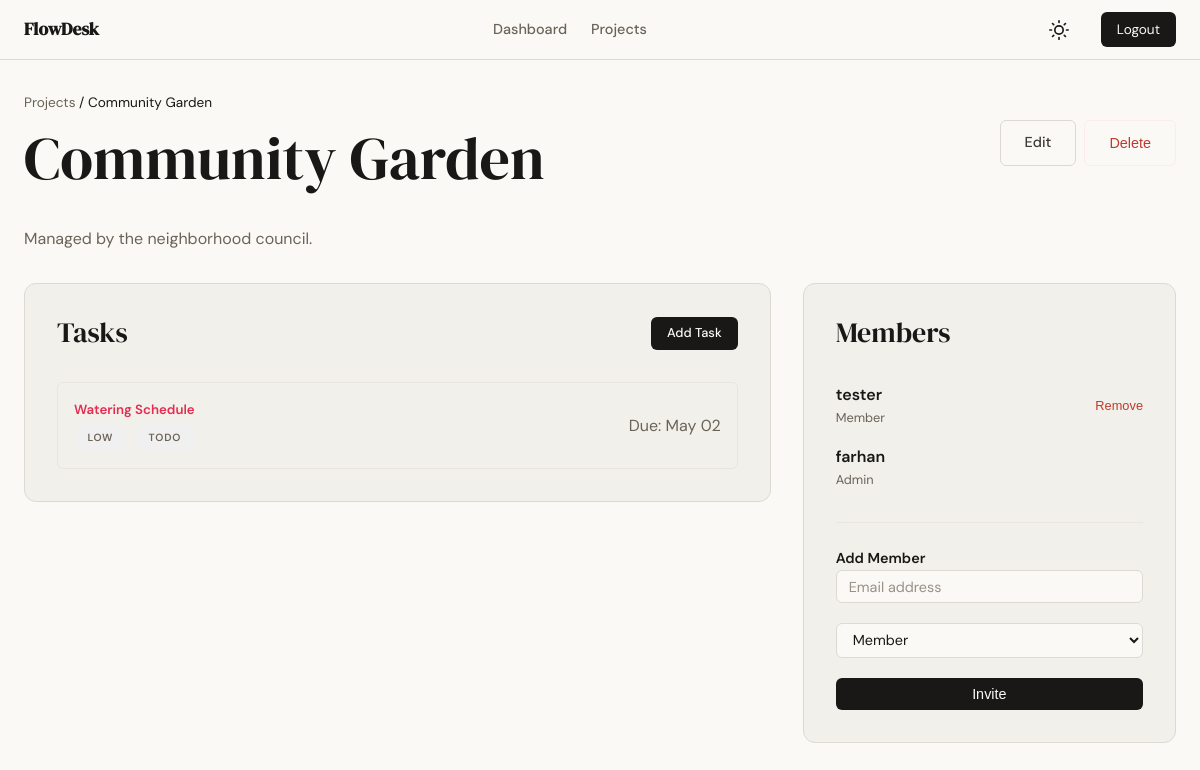
Screenshot of /projects/6 (signed in) with the database file from the repository.
### app/models.py (models this page shows, shortened)
class Project(db.Model):
    id = db.Column(db.Integer, primary_key=True)
    name = db.Column(db.String(120), nullable=False)
    description = db.Column(db.Text)
    created_at = db.Column(db.DateTime, default=lambda: datetime.now(timezone.utc))
    owner_id = db.Column(db.Integer, db.ForeignKey('user.id'), nullable=False)
    members = db.relationship('ProjectMember', backref='project', lazy=True, cascade='all, delete-orphan')
    tasks = db.relationship('Task', backref='project', lazy=True, cascade='all, delete-orphan')

class Task(db.Model):
    id = db.Column(db.Integer, primary_key=True)
    title = db.Column(db.String(200), nullable=False)
    description = db.Column(db.Text)
    status = db.Column(db.Enum('todo', 'in_progress', 'done', name='task_status'), default='todo')
    priority = db.Column(db.Enum('low', 'medium', 'high', name='task_priority'), default='medium')
    due_date = db.Column(db.Date)
    created_at = db.Column(db.DateTime, default=lambda: datetime.now(timezone.utc))
    updated_at = db.Column(db.DateTime, default=lambda: datetime.now(timezone.utc), onupdate=lambda: datetime.now(timezone.utc))
    project_id = db.Column(db.Integer, db.ForeignKey('project.id'), nullable=False)
    created_by = db.Column(db.Integer, db.ForeignKey('user.id'), nullable=False)
    assigned_to = db.Column(db.Integer, db.ForeignKey('user.id'))

class ProjectMember(db.Model):
    id = db.Column(db.Integer, primary_key=True)
    project_id = db.Column(db.Integer, db.ForeignKey('project.id'), nullable=False)
    user_id = db.Column(db.Integer, db.ForeignKey('user.id'), nullable=False)
    role = db.Column(db.Enum('admin', 'member', name='user_roles'), default='member')
    joined_at = db.Column(db.DateTime, default=lambda: datetime.now(timezone.utc))
    __table_args__ = (db.UniqueConstraint('project_id', 'user_id', name='_project_user_uc'),)

class User(db.Model, UserMixin):
    id = db.Column(db.Integer, primary_key=True)
    username = db.Column(db.String(80), unique=True, nullable=False)
    email = db.Column(db.String(120), unique=True, nullable=False)
    password_hash = db.Column(db.String(256), nullable=False)
    created_at = db.Column(db.DateTime, default=lambda: datetime.now(timezone.utc))
    owned_projects = db.relationship('Project', backref='owner', lazy=True)
    project_memberships = db.relationship('ProjectMember', backref='user', lazy=True)
    created_tasks = db.relationship('Task', foreign_keys='Task.created_by', backref='creator', lazy=True)
    assigned_tasks = db.relationship('Task', foreign_keys='Task.assigned_to', backref='assignee', lazy=True)

### app/projects/routes.py (the view)
@projects.route('/<int:id>')
@login_required
def detail(id):
    project = Project.query.get_or_404(id)
    role = get_project_role(id)
    if not role:
        abort(403) # User is not a member of this project
    return render_template('projects/detail.html', project=project, role=role)

### app/projects/routes.py (called while the page is built)
def get_project_role(project_id):
    member = ProjectMember.query.filter_by(project_id=project_id, user_id=current_user.id).first()
    return member.role if member else None

### app/templates/projects/detail.html (shortened to what this page needs)
{% extends "base.html" %}
{% block content %}
<header class="mb-4">
    <div class="flex-between">
        <div>
            <nav style="font-size: 0.85rem; margin-bottom: 0.5rem;">
                <a href="{{ url_for('projects.list_projects') }}" class="text-muted">Projects</a> / {{ project.name }}
            </nav>
            <h1>{{ project.name }}</h1>
        </div>
        {% if role == 'admin' %}
            <div style="display: flex; gap: 0.5rem;">
                <a href="{{ url_for('projects.edit', id=project.id) }}" class="btn btn-ghost">Edit</a>
                <button class="btn btn-ghost" style="color: var(--danger); border-color: var(--danger-light);" onclick="document.getElementById('delete-dialog').showModal()">Delete</button>
            </div>
        {% endif %}
    </div>
    <p class="lead text-muted mt-4">{{ project.description or 'No description provided.' }}</p>
</header>
<div style="display: grid; grid-template-columns: 2fr 1fr; gap: 2rem;">
    <section>
        <div class="card">
            <div class="flex-between mb-4">
                <h3>Tasks</h3>
                <a href="{{ url_for('tasks.create', project_id=project.id) }}" class="btn btn-primary" style="padding: 0.4rem 1rem; font-size: 0.8rem;">Add Task</a>
            </div>
            <div style="display: flex; flex-direction: column; gap: 1rem;">
                {% for task in project.tasks %}
                    <a href="{{ url_for('tasks.detail', id=task.id) }}" class="flex-between" style="padding: 1rem; border: 1px solid var(--border-soft); border-radius: var(--radius-sm); transition: 0.2s;">
                        <div>
                            <h5 style="font-weight: 600;">{{ task.title }}</h5>
                            <div style="display: flex; gap: 0.5rem; margin-top: 0.25rem;">
                                <span class="badge badge-{{ task.priority }}" style="font-size: 0.65rem;">{{ task.priority }}</span>
                                <span class="badge badge-{{ task.status }}" style="font-size: 0.65rem;">{{ task.status|replace('_', ' ') }}</span>
                            </div>
                        </div>
                        <div class="text-muted small" style="text-align: right;">
                            Due: {{ task.due_date.strftime('%b %d') if task.due_date else 'No date' }}
                        </div>
                    </a>
                {% else %}
                    <p class="text-muted" style="text-align: center; padding: 3rem;">No tasks created yet.</p>
                {% endfor %}
            </div>
        </div>
    </section>
    <aside>
        <div class="card">
            <h3 class="mb-4">Members</h3>
            <div style="display: flex; flex-direction: column; gap: 1rem; margin-bottom: 2rem;">
                {% for member in project.members %}
                    <div class="flex-between">
                        <div>
                            <div style="font-weight: 600;">{{ member.user.username }}</div>
                            <div class="text-muted" style="font-size: 0.8rem; text-transform: capitalize;">{{ member.role }}</div>
                        </div>
                        {% if role == 'admin' and member.user_id != current_user.id %}
                            <form action="{{ url_for('projects.remove_member', id=project.id, user_id=member.user_id) }}" method="POST">
                                <button type="submit" class="btn" style="color: var(--danger); font-size: 0.8rem; background: none; padding: 0;">Remove</button>
                            </form>
                        {% endif %}
                    </div>
                {% endfor %}
            </div>
            {% if role == 'admin' %}
                <hr style="border: 0; border-top: 1px solid var(--border-soft); margin-bottom: 1.5rem;">
                <h5 class="mb-3" style="font-size: 0.9rem; font-weight: 600;">Add Member</h5>
                <form action="{{ url_for('projects.add_member', id=project.id) }}" method="POST">
                    <div class="form-group">
                        <input type="email" name="email" placeholder="Email address" required style="padding: 0.4rem 0.75rem; font-size: 0.9rem;">
                    </div>
                    <div class="form-group">
                        <select name="role" style="padding: 0.4rem 0.75rem; font-size: 0.9rem;">
                            <option value="member">Member</option>
                        </select>
                    </div>
                    <button type="submit" class="btn btn-primary" style="width: 100%; padding: 0.5rem;">Invite</button>
                </form>
            {% endif %}
        </div>
    </aside>
</div>
{% endblock %}

### app/static/css/style.css (style rules this page uses)
:root { --ink: #1a1816; --ink-soft: #3d3a36; --ink-muted: #6b6357; --ink-faint: #9a9088; --paper: #faf9f5; --paper-warm: #f2f0eb; --paper-card: #f2f0eb; --accent: #E52b50; --accent-light: #fdecea; --danger: #c0392b; --danger-light: #fdecea; --success: #2e7d32; --success-light: #e8f5e9; --info: #1a6fa8; --info-light: #e8f4fd; --warning: #b8860b; --warning-light: #fff8e1; --border: #dcdad2; --border-soft: #e8e6df; --font-display: 'DM Serif Display', Georgia, serif; --font-body: 'DM Sans', system-ui, sans-serif; --max-width: 1200px; --auth-width: 440px; --radius-sm: 6px; --radius-md: 12px; --radius-lg: 20px; }
* { box-sizing: border-box; margin: 0; padding: 0; }
body { font-family: var(--font-body); background-color: var(--paper); color: var(--ink); line-height: 1.6; transition: background-color 0.3s, color 0.3s; min-height: 100vh; }
h1, h2, h3, h4, .display-font { font-family: var(--font-display); font-weight: 400; line-height: 1.2; }
h1 { font-size: clamp(2.5rem, 5vw, 4rem); }
h3 { font-size: 1.75rem; }
a { color: var(--accent); text-decoration: none; transition: 0.2s ease; }
.btn { display: inline-block; padding: 0.65rem 1.5rem; font-size: 0.9rem; font-weight: 500; border-radius: var(--radius-sm); cursor: pointer; transition: 0.2s ease; border: none; text-align: center; }
.btn-primary { background-color: var(--ink); color: var(--paper); }
.btn-ghost { background-color: transparent; border: 1px solid var(--border); color: var(--ink-soft); }
.card { background-color: var(--paper-card); border: 1px solid var(--border); border-radius: var(--radius-md); padding: 2rem; margin-bottom: 1.5rem; }
.form-group { margin-bottom: 1.25rem; }
input[type="text"], input[type="email"], input[type="password"], input[type="date"], select, textarea { width: 100%; padding: 0.6rem 0.875rem; border: 1px solid var(--border); border-radius: var(--radius-sm); background-color: var(--paper); color: var(--ink); font-family: var(--font-body); font-size: 1rem; transition: border-color 0.2s; }
::placeholder { color: var(--ink-faint); }
.badge { display: inline-block; padding: 0.35rem 0.85rem; border-radius: 999px; font-size: 0.75rem; font-weight: 600; letter-spacing: 0.08em; text-transform: uppercase; }
.badge-low { background-color: #f0f0f0; color: var(--ink-muted); }
.badge-todo { background-color: #f0f0f0; color: var(--ink-muted); }
.text-muted { color: var(--ink-muted); }
.mt-4 { margin-top: 2rem; }
.mb-4 { margin-bottom: 2rem; }
.flex-between { display: flex; justify-content: space-between; align-items: center; }

### rows the page displays
Project: name "Community Garden", description "Managed by the neighborhood council."
Task: title "Watering Schedule", priority "LOW", status "TODO", due_date "May 02"
ProjectMember: user.username "tester", role "Member"
ProjectMember: user.username "farhan", role "Admin"
